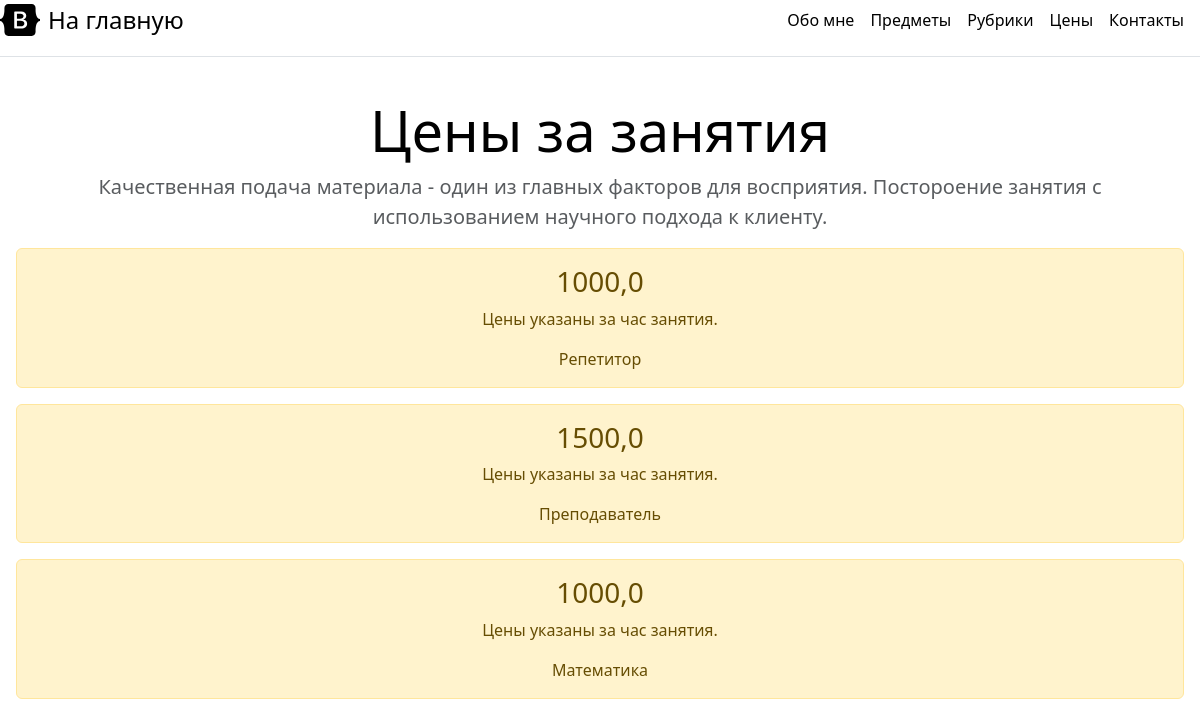
The app's page /price, older data.
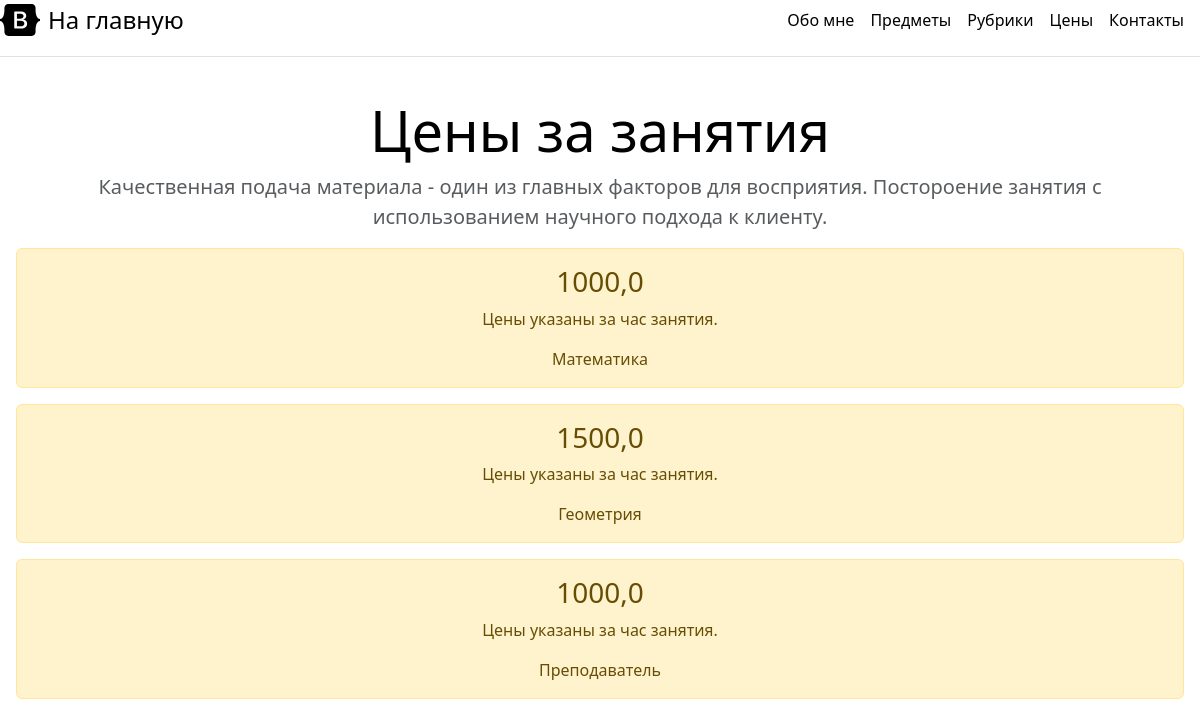
The same page, newer data.
### webrepetitor/models.py (models this page shows, shortened)
class Bd(models.Model):
    class Status(models.TextChoices):
        DRAFT = 'DF', 'Черновик'
        PUBLISHED = 'PF', 'Опубликовано'
    title = models.CharField(max_length=250)
    slag = models.SlugField(max_length=250)
    content = models.TextField()
    price = models.FloatField()
    published_time = models.DateTimeField(auto_now_add=True, db_index=True)
    status = models.CharField(max_length=2, choices=Status.choices, default=Status.DRAFT)
    rubric = models.ForeignKey('Rubric', null=True,
                               on_delete=models.PROTECT, verbose_name='Рубрика')
    objects = models.Manager()
    published = PublishedManager()

### webrepetitor/views.py (the view)
# urls.py: path('price', views.price, name='price'),
def price(request):
    bbs = Bd.objects.all()
    rubrics = Rubric.objects.all()
    context = {'bbs': bbs, 'rubrics': rubrics}
    return render(request, 'webrepetitor/price.html', context)

### webrepetitor/templates/webrepetitor/price.html (shortened to what this page needs)
{% extends 'webrepetitor/base.html' %}
{% block content %}
    <div class="pricing-header p-3 pb-md-4 mx-auto text-center">
      <h1 class="display-4 fw-normal text-body-emphasis">Цены за занятия</h1>
        <p class="fs-5 text-body-secondary"><ya-tr-span data-index="6-0" data-translated="true" data-source-lang="en" data-target-lang="ru" data-value="Quickly build an effective pricing table for your potential customers with this Bootstrap example. " data-translation="Качественная подача материала - один из главных факторов для восприятия. " data-ch="0" data-type="trSpan">Качественная подача материала - один из главных факторов для восприятия. </ya-tr-span><ya-tr-span data-index="6-1" data-translated="true" data-source-lang="en" data-target-lang="ru" data-value="Постороение занятия с использованием научного подхода к клиенту" data-translation="Постороение занятия с использованием научного подхода к клиенту" data-ch="0" data-type="trSpan">Постороение занятия с использованием научного подхода к клиенту.</ya-tr-span></p>
    {% for el in bbs %}
        <div class="alert alert-warning mt-2">
             <h3>{{ el.price }}</h3>
            <p>Цены указаны за час занятия.</p>
            {{ el.title }}
        </div>
        {% endfor %}
{% endblock %}

Row changes from the older to the newer data that the page shows:
removed Bd: price "1000,0", title "Репетитор"
removed Bd: price "1500,0", title "Преподаватель"
added Bd: price "1500,0", title "Геометрия"
added Bd: price "1000,0", title "Преподаватель"
